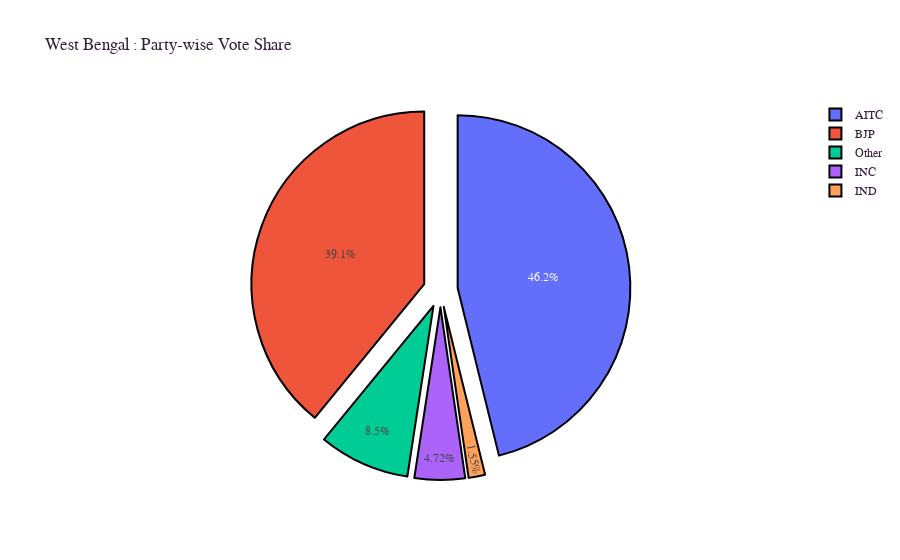

The cell this chart's notebook holds for it:
### Code cell
# Battleground West Bengal
bengal_df = pd.DataFrame(data=df[df['STATE'] == 'West Bengal'])
bengal_df_vote = pd.DataFrame(data=bengal_df.groupby('PARTY')['TOTAL VOTES'].sum())
bengal_df_vote.sort_values(by='TOTAL VOTES', ascending=False, inplace=True)
bengal_df_vote.reset_index(level=0, inplace=True)
bengal_df_vote['Category'] = bengal_df_vote.apply(sort_party, axis=1)
bengal_vote_count = bengal_df_vote.groupby('Category')['TOTAL VOTES'].sum()

vote_share_top5 = bengal_df_vote.groupby('PARTY')['TOTAL VOTES'].sum().nlargest(5).index.tolist()
# Visualize Party-wise vote share
bengal_fig = go.Figure(go.Pie(labels=bengal_vote_count.index, 
                                  values=bengal_vote_count.values,
                                  pull=[0.1, 0.1, 0.1, 0.1, 0.1, 0.1],
                                  marker=dict(line=dict(color="#000000", 
                                                        width=2))))
bengal_fig.update_layout(title_text='West Bengal : Party-wise Vote Share',
                             font_family="Courier New",
                             font_color="#351f39",
                             title_font_family="Courier New",
                             title_font_color="#351f39")
bengal_fig.show()

### Figure 1 — Plotly figure (JSON) as saved in the notebook; plotly's stock layout.template omitted (floating-point values rounded to 4 significant figures)
{"data": [{"labels": ["AITC", "BJP", "INC", "IND", "Other"], "marker": {"line": {"color": "#000000", "width": 2}}, "pull": [0.1, 0.1, 0.1, 0.1, 0.1, 0.1], "type": "pie", "values": [27674133, 23431081, 2827055, 927695, 5098769]}], "layout": {"font": {"color": "#351f39", "family": "Courier New"}, "title": {"font": {"color": "#351f39", "family": "Courier New"}, "text": "West Bengal : Party-wise Vote Share"}}}
